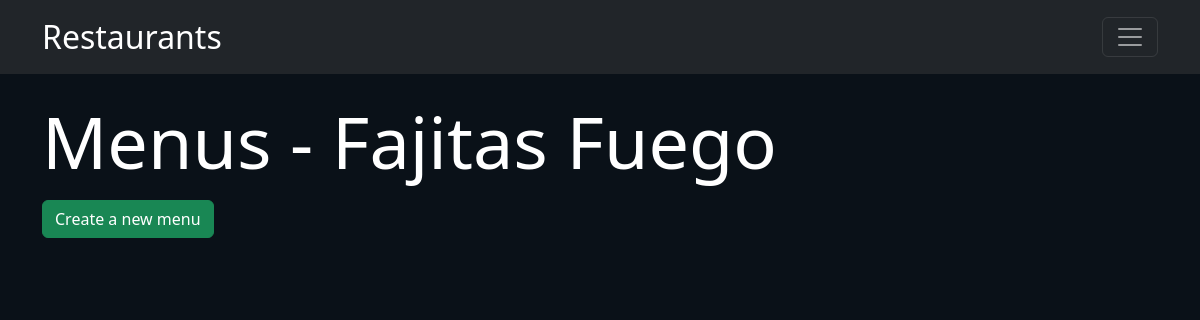
The app's page /restaurant/15/menu, older data.
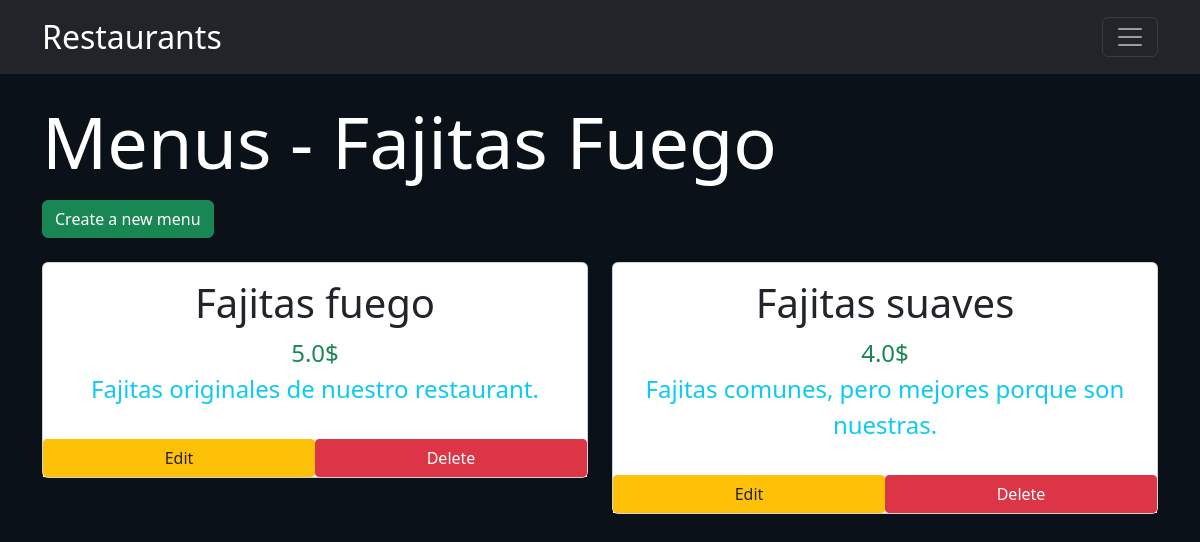
The same page, newer data.
### restaurants/sql/models.py (models this page shows, shortened)
class Restaurant(Base):
    __tablename__ = 'restaurant'
    id = Column(Integer, primary_key = True)
    name = Column(String(80), nullable = False)

class Menu(Base):
    __tablename__ = 'menu_item'
    name = Column(String(80), nullable = False)
    id = Column(Integer, primary_key = True)
    course = Column(String(250))
    description = Column(String(250))
    price = Column(String(8))
    restaurant_id = Column(Integer, ForeignKey('restaurant.id'))
    restaurant = relationship(Restaurant)

### restaurants/routes.py (the view)
@app.route('/restaurant/<int:restaurant_id>')
@app.route('/restaurant/<int:restaurant_id>/menu', methods=['GET'])
def showMenu(restaurant_id):
    try:
        restaurant = cursor.query(Restaurant).get(restaurant_id)
        menus = cursor.query(Menu).filter_by(restaurant_id=restaurant_id).all()
    except:
        return redirect(url_for('errorRestaurant', error='Retrieving menus or restaurant'))
    return render_template('menu.html', restaurant=restaurant, menus=menus)

### restaurants/templates/menu.html
{% extends 'layout.html' %}
{% block content %}
    <div>
        <h1 class="display-2 text-white">Menus - {{restaurant.name}}</h1>
        <a role="button" class="btn btn-success btn-md text-white mt-2" href="{{url_for('newMenuItem', restaurant_id=restaurant.id)}}">Create a new menu</a>
    </div>
    <div class="row mt-4">
    {% if menus %}
        {% for menu in menus %}
        <div class="col-xl-6 mb-4">
            <div class="card">
            <div class="card-body" >
                    <h2 class="text-center fs-1">{{ menu.name }}</h2>
                    <p class="text-center text-success fs-4 mb-0 mt-1">{{menu.price}}$</p>
                    <p class="text-center text-info fs-4 mt-0">{{menu.description}}</p>
            </div>
            <div class="d-flex bg-light mb-0">
                <a
                class="btn btn-warning m-0 rounded-1 text-reset w-50"
                href="{{url_for('editMenuItem', restaurant_id=restaurant.id, menu_id=menu.id)}}"
                role="button"
                >Edit
                </a>
                <a
                class="btn btn-danger m-0 rounded-1 text-white w-50"
                href="{{url_for('deleteMenuItem', restaurant_id=restaurant.id, menu_id=menu.id)}}"
                role="button"
                >Delete</a>
            </div>
            </div>
        </div>
        {% endfor %}
    {% endif %}
    </div>
{% endblock %}

### restaurants/templates/layout.html (shortened to what this page needs)
<!doctype html>
<html lang="en">
<head>
    <link href="https://cdn.jsdelivr.net/npm/bootstrap@5.2.1/dist/css/bootstrap.min.css" rel="stylesheet">
</head>
<body style="background-color:#0a1118">
    <nav class="navbar navbar-dark bg-dark">
        <div class="container">
            <a class="navbar-brand fs-2" href="{{url_for('showRestaurant')}}">Restaurants</a>
            <button class="navbar-toggler" type='button' data-bs-toggle="collapse" data-bs-target="#navbarText" aria-controls="navbarText" aria-expanded="false" aria-label="Toggle navigation" >
                <span class="navbar-toggler-icon"></span>
            </button>
        </div>
    </nav>
    <div class='container mt-4'>
        {% block content %} {% endblock %}
    </div>
</body>
</html>

Row changes from the older to the newer data that the page shows:
added Menu: name "Fajitas fuego", price "5.0", description "Fajitas originales de nuestro restaurant."
added Menu: name "Fajitas suaves", price "4.0", description "Fajitas comunes, pero mejores porque son nuestras."
